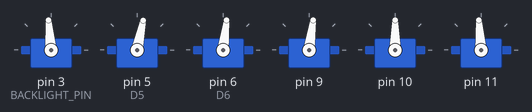
The sketch below on a simulated Arduino Uno, built with avr-gcc and run on an emulated ATmega328P. On the bench: 6 × servo. What the sketch prints to the serial monitor is not drawn.

Above: at 0.91 s.
At 8.08 s:
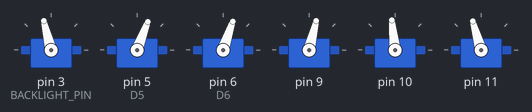
At 13.71 s:
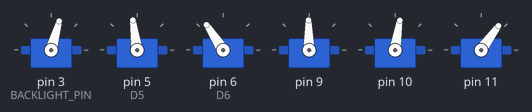
At 19.99 s:
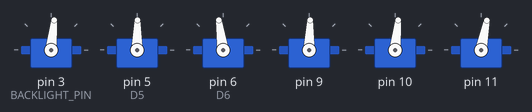
At 29.55 s:
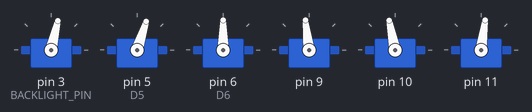
At 39.94 s:
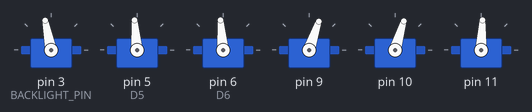
Timing chart, 0 to 40.0 s (numbered marks = the images above):
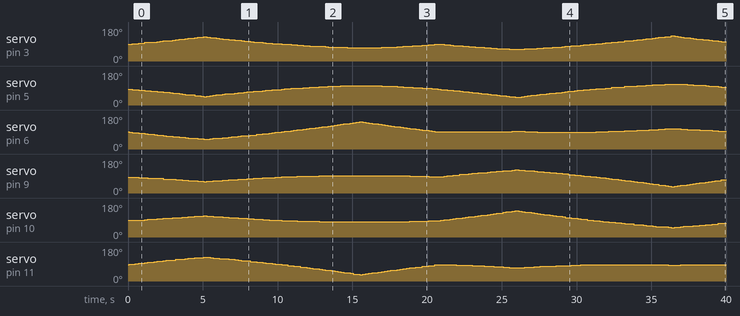

Measured:
- by itself, servo on pin 5 (D5): 83° → 80° at 0.29 s, → 78° 0.41 s later, → 75° 0.42 s later, → 73° 0.40 s later, … (136 changes in this stretch)
- by itself, servo on pin 6 (D6): 92° → 89° at 0.07 s, → 87° 0.22 s later, → 86° 0.19 s later, → 83° 0.22 s later, … (110 changes in this stretch)
- by itself, servo on pin 9: 84° → 83° at 0.29 s, → 82° 0.41 s later, → 80° 0.42 s later, → 79° 0.20 s later, … (122 changes in this stretch)
- by itself, servo on pin 10: 88° → 89° at 0.29 s, → 90° 0.41 s later, → 92° 0.42 s later, → 93° 0.20 s later, … (125 changes in this stretch)
- by itself, servo on pin 11: 86° → 89° at 0.07 s, → 90° 0.22 s later, → 92° 0.19 s later, → 94° 0.22 s later, … (114 changes in this stretch)

The sketch:

platform.ino
```cpp
// (licence header left out)
#include <Servo.h>
#include <Wire.h>
#include <LCD.h>
#include <LiquidCrystal_I2C.h>
#include <Adafruit_Sensor.h>
#include <Adafruit_BNO055.h>
#include <utility/imumaths.h>

//defines speed of repetitive maneuvers 1-15
#define MANEUVER_SPEED 10
//define of characters used for control of serial communication ['0'-'8']
#define SETBACKOFF 48
#define SETBACKON 49
#define SETPOSITIONS 50
#define PRINTPOS 51
#define STOPPRINTPOS 52
#define SWITCHIRDA 53
#define SETPOSITIONSINMS 54
#define SWITCHIRDAOFF 55
#define GEPOSITION 56
//defines of LCD pin numbers, most probably they dont have to be changed except of I2C_ADDR which value is neccessary and have to be changed.
#define I2C_ADDR 0x27
#define LCD 0
#define IMU 0
#define BACKLIGHT_PIN 3
#define En 2
#define Rw 1
#define Rs 0
#define D4 4
#define D5 5
#define D6 6
#define D7 7
//MIN and MAX PWM pulse sizes, they can be found in servo documentation
#define MAX 2200
#define MIN 800

//Positions of servos mounted in opposite direction
#define INV1 1
#define INV2 3
#define INV3 5

//constants for computation of positions of connection points
#define pi  3.14159
#define deg2rad 180/pi
#define deg30 pi/6

#define IMU_CALIBRATION_ON_POWERUP 0
//variables used for proper show of positions on LCD
char shown=0, showPos=0, useIrda=0;
unsigned long time;


#if (( MANEUVER_SPEED > 15 ) || ( MANEUVER_SPEED < 1 ))
  #error "MANEUVER_SPEED must be between 1-15"
#endif


//variable to store connected LCD
LiquidCrystal_I2C lcd(I2C_ADDR, En, Rw, Rs, D4,D5,D6,D7);

//Array of servo objects
Servo servo[6];
//Zero positions of servos, in this positions their arms are perfectly horizontal, in us
static int zero[6]={1475,1470,1490,1480,1460,1490};
//In this array is stored requested position for platform - x,y,z,rot(x),rot(y),rot(z)
static float arr[6]={0,0.0,0, radians(0),radians(0),radians(0)};
//Actual degree of rotation of all servo arms, they start at 0 - horizontal, used to reduce
//complexity of calculating new degree of rotation
static float theta_a[6]={0.0,0.0,0.0, 0.0,0.0,0.0};
//Array of current servo positions in us
static int servo_pos[6];
//rotation of servo arms in respect to axis x
const float beta[] = {pi/2,-pi/2,-pi/6, 5*pi/6,-5*pi/6,pi/6},
//maximum servo positions, 0 is horizontal position
      servo_min=radians(-80),servo_max=radians(80),
//servo_mult - multiplier used for conversion radians->servo pulse in us
//L1-effective length of servo arm, L2 - length of base and platform connecting arm
//z_home - height of platform above base, 0 is height of servo arms
servo_mult=400/(pi/4),L1 = 0.79,L2 = 4.66, z_home = 4.05;
//RD distance from center of platform to attachment points (arm attachment point)
//RD distance from center of base to center of servo rotation points (servo axis)
//theta_p-angle between two servo axis points, theta_r - between platform attachment points
//theta_angle-helper variable
//p[][]=x y values for servo rotation points
//re[]{}=x y z values of platform attachment points positions
//equations used for p and re will affect postion of X axis, they can be changed to achieve
//specific X axis position
const float RD = 2.42,PD =2.99,theta_p = radians(37.5),
theta_angle=(pi/3-theta_p)/2, theta_r = radians(8),
      p[2][6]={
          {
            -PD*cos(deg30-theta_angle),-PD*cos(deg30-theta_angle),
            PD*sin(theta_angle),PD*cos(deg30+theta_angle),
            PD*cos(deg30+theta_angle),PD*sin(theta_angle)
         },
         {
            -PD*sin(deg30-theta_angle),PD*sin(deg30-theta_angle),
            PD*cos(theta_angle),PD*sin(deg30+theta_angle),
            -PD*sin(deg30+theta_angle),-PD*cos(theta_angle)
         }
      },
      re[3][6] = {
          {
              -RD*sin(deg30+theta_r/2),-RD*sin(deg30+theta_r/2),
              -RD*sin(deg30-theta_r/2),RD*cos(theta_r/2),
              RD*cos(theta_r/2),-RD*sin(deg30-theta_r/2),
          },{
              -RD*cos(deg30+theta_r/2),RD*cos(deg30+theta_r/2),
              RD*cos(deg30-theta_r/2),RD*sin(theta_r/2),
              -RD*sin(theta_r/2),-RD*cos(deg30-theta_r/2),
          },{
              0,0,0,0,0,0
          }
};
//arrays used for servo rotation calculation
//H[]-center position of platform can be moved with respect to base, this is
//translation vector representing this move
static float M[3][3], rxp[3][6], T[3], H[3] = {0,0,z_home};


Adafruit_BNO055 bno = Adafruit_BNO055(55);
void setup(){
//LCD inicialisation and turning on the backlight
#if LCD
   lcd.begin(16,2);
   lcd.setBacklightPin(BACKLIGHT_PIN, POSITIVE);
   lcd.setBacklight(HIGH);
   lcd.home();
#endif

//attachment of servos to PWM digital pins of arduino
   servo[0].attach(3, MIN, MAX);
   servo[1].attach(5, MIN, MAX);
   servo[2].attach(6, MIN, MAX);
   servo[3].attach(9, MIN, MAX);
   servo[4].attach(10, MIN, MAX);
   servo[5].attach(11, MIN, MAX);
//begin of serial communication
   Serial.begin(9600);
//putting into base position
   setPos(arr);


#if IMU
     /* Initialise the sensor */
  if(!bno.begin())
  {
    /* There was a problem detecting the BNO055 ... check your connections */
    Serial.print("Ooops, no BNO055 detected ... Check your wiring or I2C ADDR!");
    while(1);
  }

  delay(1000);

  bno.setExtCrystalUse(true);
  bno.setMode(Adafruit_BNO055::OPERATION_MODE_NDOF);


#if IMU_CALIBRATION_ON_POWERUP
  while(!bno.isFullyCalibrated()){
    uint8_t system, gyro, accel, mag;
    bno.getCalibration(&system, &gyro, &accel, &mag);
    Serial.print("Gyro: ");
    Serial.print(gyro, 4);
    Serial.print("\tAcc: ");
    Serial.print(accel, 4);
    Serial.print("\tmag: ");
    Serial.print(mag, 4);
    Serial.print("\tsys: ");
    Serial.print(system, 4);
    Serial.println("");
  }
    adafruit_bno055_offsets_t offsets_type;
    bno.getSensorOffsets(offsets_type);
    Serial.print("Accel_x_offset: ");
    Serial.println(offsets_type.accel_offset_x);
    Serial.print("Accel_y_offset: ");
    Serial.println(offsets_type.accel_offset_y);
    Serial.print("Accel_z_offset: ");
    Serial.println(offsets_type.accel_offset_z);
    Serial.print("Mag_x_offset: ");
    Serial.println(offsets_type.mag_offset_x);
    Serial.print("Mag_y_offset: ");
    Serial.println(offsets_type.mag_offset_y);
    Serial.print("Mag_z_offset: ");
    Serial.println(offsets_type.mag_offset_z);
    Serial.print("Gyro_x_offset: ");
    Serial.println(offsets_type.gyro_offset_x);
    Serial.print("Gyro_y_offset: ");
    Serial.println(offsets_type.gyro_offset_y);
    Serial.print("Gyro_z_offset: ");
    Serial.println(offsets_type.gyro_offset_z);
    Serial.print("Accel_radius_offset: ");
    Serial.println(offsets_type.accel_radius);
    Serial.print("Mag_radius_offset: ");
    Serial.println(offsets_type.mag_radius);

    bno.setSensorOffsets(offsets_type);
    bno.setMode(Adafruit_BNO055::OPERATION_MODE_NDOF);
#else

    adafruit_bno055_offsets_t offsets_type;
    offsets_type.accel_offset_x = 65516;
    offsets_type.accel_offset_y = 12;
    offsets_type.accel_offset_z = 2;

    offsets_type.mag_offset_x   = 65023;
    offsets_type.mag_offset_y   = 625;
    offsets_type.mag_offset_z   = 64742;

    offsets_type.gyro_offset_x  = 0;
    offsets_type.gyro_offset_y  = 65535;
    offsets_type.gyro_offset_z  = 1;

    offsets_type.accel_radius   = 1000;
    offsets_type.mag_radius     = 793;

    bno.setSensorOffsets(offsets_type);

    bno.setMode(Adafruit_BNO055::OPERATION_MODE_NDOF);
#endif


  bno.setMode(Adafruit_BNO055::OPERATION_MODE_NDOF);
  delay(100);
#endif
}

//function calculating needed servo rotation value
float getAlpha(int *i){
   static int n;
   static float th=0;
   static float q[3], dl[3], dl2;
   double min=servo_min;
   double max=servo_max;
   n=0;
   th=theta_a[*i];
   while(n<20){
    //calculation of position of base attachment point (point on servo arm where is leg connected)
      q[0] = L1*cos(th)*cos(beta[*i]) + p[0][*i];
      q[1] = L1*cos(th)*sin(beta[*i]) + p[1][*i];
      q[2] = L1*sin(th);
    //calculation of distance between according platform attachment point and base attachment point
      dl[0] = rxp[0][*i] - q[0];
      dl[1] = rxp[1][*i] - q[1];
      dl[2] = rxp[2][*i] - q[2];
      dl2 = sqrt(dl[0]*dl[0] + dl[1]*dl[1] + dl[2]*dl[2]);
    //if this distance is the same as leg length, value of theta_a is corrent, we return it
      if(abs(L2-dl2)<0.01){
         return th;
      }
    //if not, we split the searched space in half, then try next value
      if(dl2<L2){
         max=th;
      }else{
         min=th;
      }
      n+=1;
      if(max==servo_min || min==servo_max){
         return th;
      }
      th = min+(max-min)/2;
   }
   return th;
}

//function calculating rotation matrix
void getmatrix(float pe[])
{
   float psi=pe[5];
   float theta=pe[4];
   float phi=pe[3];
   M[0][0] = cos(psi)*cos(theta);
   M[1][0] = -sin(psi)*cos(phi)+cos(psi)*sin(theta)*sin(phi);
   M[2][0] = sin(psi)*sin(phi)+cos(psi)*cos(phi)*sin(theta);

   M[0][1] = sin(psi)*cos(theta);
   M[1][1] = cos(psi)*cos(phi)+sin(psi)*sin(theta)*sin(phi);
   M[2][1] = -cos(psi)*sin(phi)+sin(psi)*sin(theta)*cos(phi);

   M[0][2] = -sin(theta);
   M[1][2] = cos(theta)*sin(phi);
   M[2][2] = cos(theta)*cos(phi);
}
//calculates wanted position of platform attachment poins using calculated rotation matrix
//and translation vector
void getrxp(float pe[])
{
   for(int i=0;i<6;i++){
      rxp[0][i] = T[0]+M[0][0]*(re[0][i])+M[0][1]*(re[1][i])+M[0][2]*(re[2][i]);
      rxp[1][i] = T[1]+M[1][0]*(re[0][i])+M[1][1]*(re[1][i])+M[1][2]*(re[2][i]);
      rxp[2][i] = T[2]+M[2][0]*(re[0][i])+M[2][1]*(re[1][i])+M[2][2]*(re[2][i]);
   }
}
//function calculating translation vector - desired move vector + home translation vector
void getT(float pe[])
{
   T[0] = pe[0]+H[0];
   T[1] = pe[1]+H[1];
   T[2] = pe[2]+H[2];
}

unsigned char setPos(float pe[]){
    unsigned char errorcount;
    errorcount=0;
    for(int i = 0; i < 6; i++)
    {
        getT(pe);
        getmatrix(pe);
        getrxp(pe);
        theta_a[i]=getAlpha(&i);
        if(i==INV1||i==INV2||i==INV3){
            servo_pos[i] = constrain(zero[i] - (theta_a[i])*servo_mult, MIN,MAX);
        }
        else{
            servo_pos[i] = constrain(zero[i] + (theta_a[i])*servo_mult, MIN,MAX);
        }
    }

    for(int i = 0; i < 6; i++)
    {
        if(theta_a[i]==servo_min||theta_a[i]==servo_max||servo_pos[i]==MIN||servo_pos[i]==MAX){
            errorcount++;
        }
        servo[i].writeMicroseconds(servo_pos[i]);
    }
    return errorcount;
}

//functions used for displaying actual platform position on 16x2 LCD display
#if LCD
void showRot(){
   lcd.setCursor(0,0);
   lcd.print("Rot");
   lcd.setCursor(12,0);
   lcd.print((int)(arr[3]*deg2rad));
   lcd.setCursor(3,1);
   lcd.print((int)(arr[4]*deg2rad));
   lcd.setCursor(11,1);
   lcd.print((int)(arr[5]*deg2rad));
}
void showComm(){
   if(shown==0){
      shown=1;
      lcd.setCursor(3,0);
      lcd.print("ation x: ");
      lcd.setCursor(0,1);
      lcd.print("y: ");
      lcd.setCursor(8,1);
      lcd.print("z: ");
   }
}
void clearNr(){
   lcd.setCursor(12,0);
   lcd.print("    ");
   lcd.setCursor(3,1);
   lcd.print("     ");
   lcd.setCursor(11,1);
   lcd.print("     ");

}
void showLoc(){
   lcd.setCursor(0,0);
   lcd.print("Loc");
   lcd.setCursor(12,0);
   lcd.print((int)(arr[0]*25.4));
   lcd.setCursor(3,1);
   lcd.print((int)(arr[1]*25.4));
   lcd.setCursor(11,1);
   lcd.print((int)(arr[2]*25.4));
}
#endif

//main control loop
void loop()
{
  static float command = 0;
  static int    channel = 0;
  static float cmd_arr[6]={0,0.0,0, radians(0),radians(0),radians(0)};
  static int cmd_state = 1;
  unsigned char error_count;
  float rate = (float)MANEUVER_SPEED / 10.0;
  switch (cmd_state){
  case 1:
   command += rate;
   if(command >= 25.0){
    command = 25.0;
    cmd_state += 1;
    }
    cmd_arr[channel] = command;
  break;
  case 2:
   command -= rate;
   if(command <= -25.0){
    command = -25.0;
    cmd_state += 1;
    }
    cmd_arr[channel] = command;
  break;
  case 3:
   command += rate;
   cmd_arr[channel] = command;
   if(command >= 0.0){
    command = 0.0;
    cmd_state = 1;
    cmd_arr[channel] = command;
    if(channel >= 5){
      channel = 0;
      }
    else{
      channel  += 1;
      }
    }
  break;
  default:
  break;
  }

  //unit conversions and saturations

  //x axis between convert from +/-25mm to inches
  cmd_arr[0] = cmd_arr[0] / 25.4;

  //y axis between convert from +/-25mm to inches
  cmd_arr[1] = cmd_arr[1] / 25.4;

  //limit z axis with -13.0 mm from below.
  if(cmd_arr[2] < -13.0){
    cmd_arr[2] = -13.0;
    }

  //z axis between convert from +25 -15mm to inches
  cmd_arr[2] = cmd_arr[2] / 25.4;

  //Roll axis +/- 15degree to radians
  cmd_arr[3] = radians((cmd_arr[3] * 15.0) / 25.0);

  //Pitch axis +/- 15degree to radians
  cmd_arr[4] = radians((cmd_arr[4] * 15.0) / 25.0);

  //Yaw axis +/- 25degree to radians
  cmd_arr[5] = radians(cmd_arr[5]);


  Serial.print("arr0: ");
  Serial.print(cmd_arr[0], 4);
  Serial.print("\tarr1: ");
  Serial.print(cmd_arr[1], 4);
  Serial.print("\tarr2: ");
  Serial.print(cmd_arr[2], 4);
  Serial.print("\tarr3: ");
  Serial.print(cmd_arr[3], 4);
  Serial.print("\tarr4: ");
  Serial.print(cmd_arr[4], 4);
  Serial.print("\tarr5: ");
  Serial.print(cmd_arr[5], 4);
  Serial.println("");


  error_count = setPos(cmd_arr);

  Serial.print("Error Count: ");
  Serial.print(error_count);
  Serial.println("");
  Serial.print("New servo positions: ");
  for(int j=0 ; j<6; j++){
    Serial.print("Servo ");
    Serial.print(j);
    Serial.print("= ");
    Serial.print(servo_pos[j]);
    Serial.print("\t");
  }

  delay(10);


//helping subroutine to print current position
#if LCD
   if(showPos==PRINTPOS){
      static byte act=0;
      showComm();
      if(millis()-time<1500){
         act=0;
      }else if(millis()-time<3000){
         if(act==0){
            act=1;
            clearNr();
            showRot();
         }
      }else{
         time=millis();
         clearNr();
         showLoc();
      }
   }
#endif
#if IMU
/* Get a new sensor event */
  sensors_event_t event;
  bno.getEvent_Orientation(&event);


  Serial.print("X: ");
  Serial.print(event.orientation.x, 4);
  Serial.print("\tY: ");
  Serial.print(event.orientation.y, 4);
  Serial.print("\tZ: ");
  Serial.print(event.orientation.z, 4);
  Serial.println("");

  arr[0] = 0;
  arr[1] = 0;
  arr[2] = 0;
  arr[3] = radians(event.orientation.y);
  arr[4] = radians(event.orientation.z);
  arr[5] = 0;
  error_count = setPos(arr);
  Serial.print("Error Count: ");
  Serial.print(error_count);
  Serial.println("");
  Serial.print("New servo positions: ");
  for(int j=0 ; j<6; j++){
    Serial.print("Servo " + j);
    Serial.print("= ");
    Serial.print(servo_pos[j]);
    Serial.print("\t");
  }
  delay(10);
#endif
}
```
